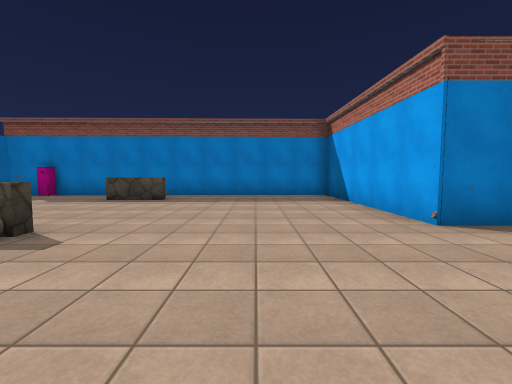
view 1 (above)

16 first-person views from a walk through a scene from a Unity 3-D project. The camera is 1.4 m above the floor, tilts 4° down and sees 90° across. The floor is counted in squares, 2 m on a side. Each view is taken from the middle of a square. On the plan, view 1 faces up. The plan holds only what a view shows up to about 9 squares ahead; the rest is blank. The place goes on beyond the plan. The player is left out. Surface patterns are stand-ins for the level's own textures.

view 2
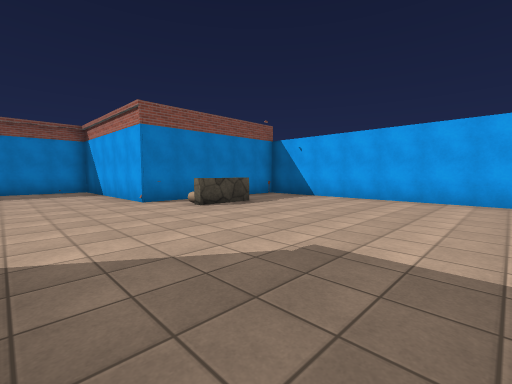

view 3
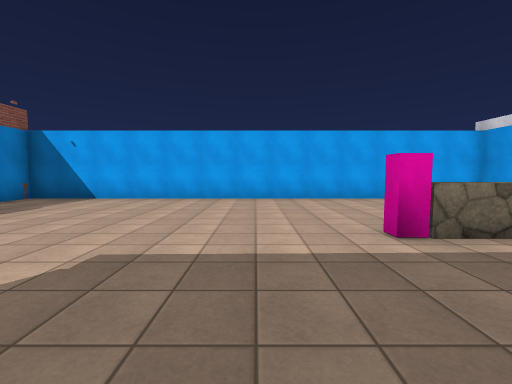

view 4
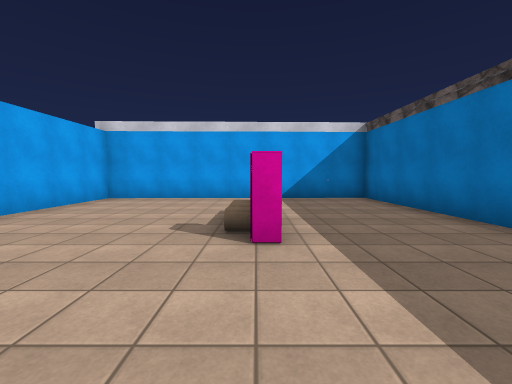

view 5
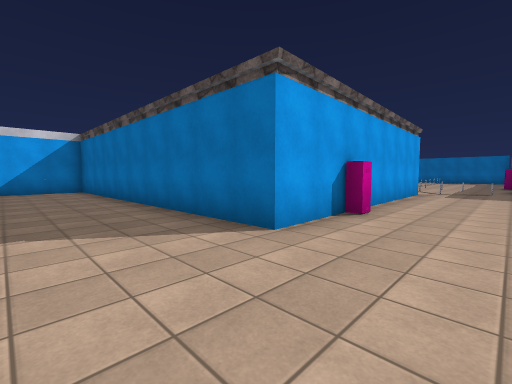

view 6
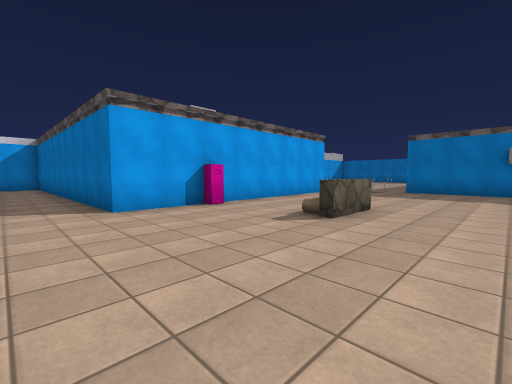

view 7
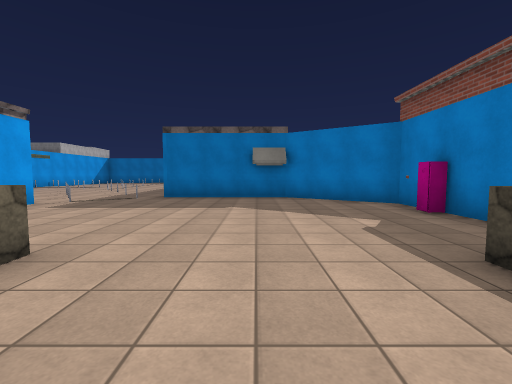

view 8
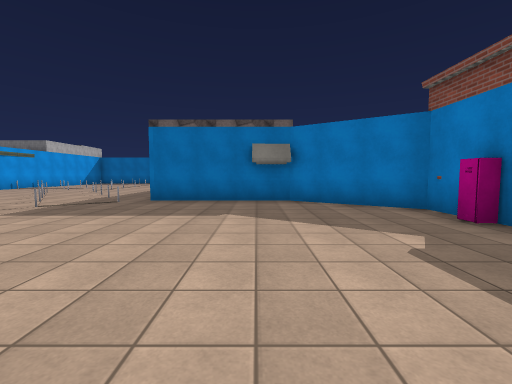

view 9
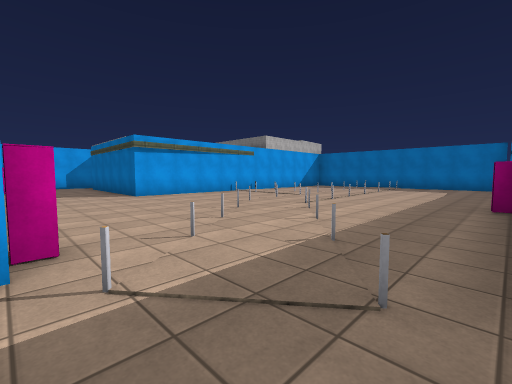

view 10
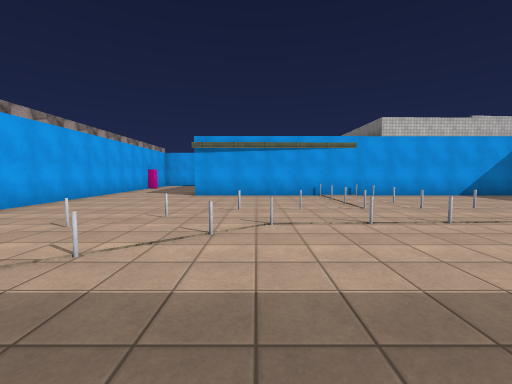

view 11
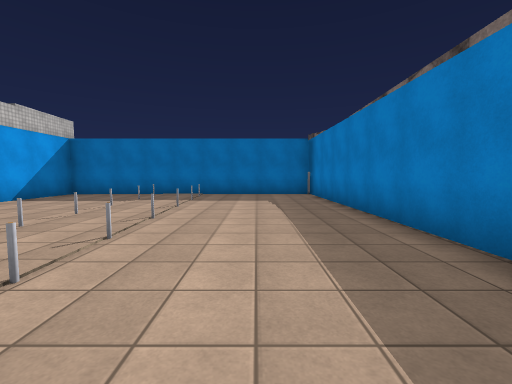

view 12
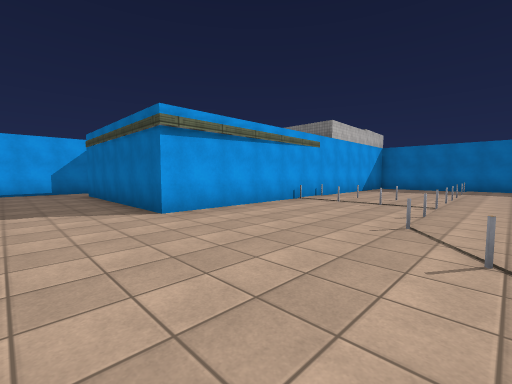

view 13
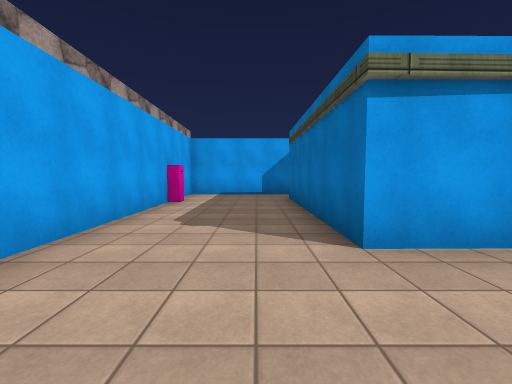

view 14
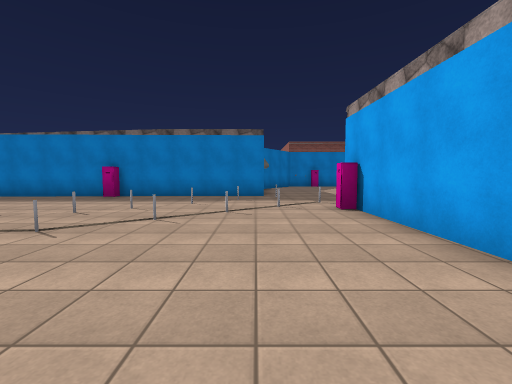

view 15
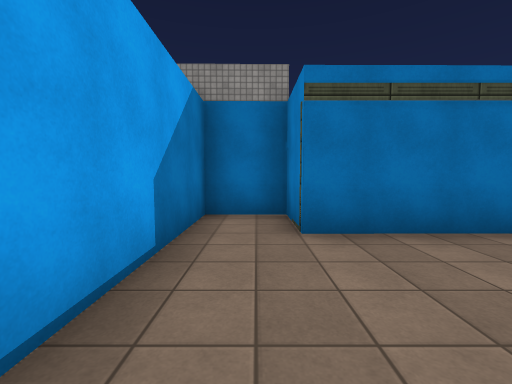

view 16
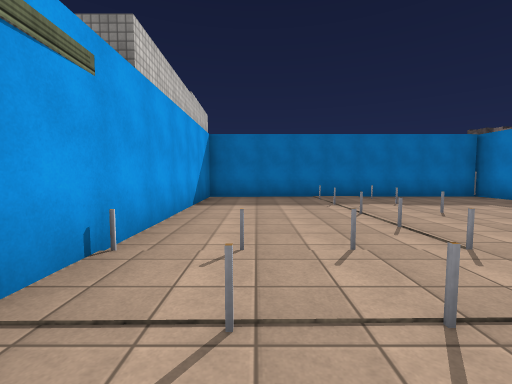

### Floor plan
Key: @ floor where view 1 was taken; # wall or solid block; . floor; = window, fence, low wall or low ledge; ^ raised ledge; L locker.
Columns run from 22 left of view 1 to 8 right of it. Each row starts with its distance up from view 1.
  9              #############
  8              #.L.........#
  7             ##.....^.....#
  6             #............#
  5             #............#
  4             #............######
  3          ####.....^^......  ..#
  2 ########L.................^...#
  1 #.............................#
  0 #..........=.......L##@.......#
 -1 #.........=...L#######........#
 -2 #==..=....=...##     #........#
 -3 #===.===.=....#      #........#
 -4 #.....==......#      #........#
 -5 #.....==......#      #...L....#
 -6 #.............#      #...^....#
 -7 ############..##     #... ....#
 -8            #...#     #... ....#
 -9            #...#     #........#
-10            #..##     ##########
-11          ###..L
-12          #.....#
-13          #######

Where each view was taken, in squares from view 1:
view 1: 0 up, 0 right, facing up
view 2: 3 down, 0 right, facing up-right
view 3: 3 down, 0 right, facing right
view 4: 2 down, 3 right, facing down
view 5: 2 up, 2 right, facing down-left
view 6: 5 up, 1 right, facing down-left
view 7: 5 up, 2 left, facing left
view 8: 5 up, 3 left, facing left
view 9: 2 up, 8 left, facing down-left
view 10: 2 up, 13 left, facing down
view 11: 0 up, 13 left, facing left
view 12: 2 down, 9 left, facing down-left
view 13: 4 down, 10 left, facing down
view 14: 6 down, 10 left, facing up
view 15: 12 down, 8 left, facing left
view 16: 5 down, 14 left, facing left
